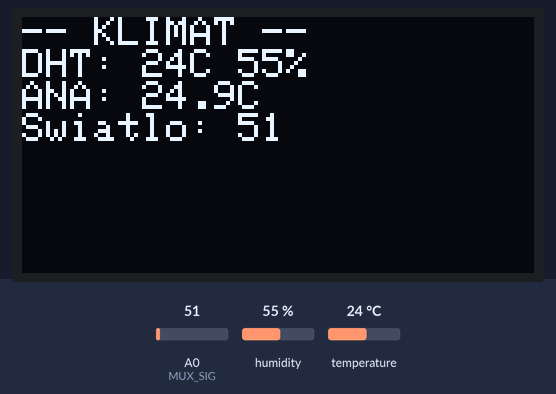
Simulated run of this sketch. Board: Arduino Uno, built with avr-gcc and run on an emulated ATmega328P. On the bench: 128×64 one-colour display. The inputs (shaded band) are chosen by the test bench; at power-on: A0 (MUX_SIG) = 51, humidity 55 %, temperature 24 °C.

Above: at 2.2 s.
2.3 s: A0 (MUX_SIG) set to 112
At 12.0 s:
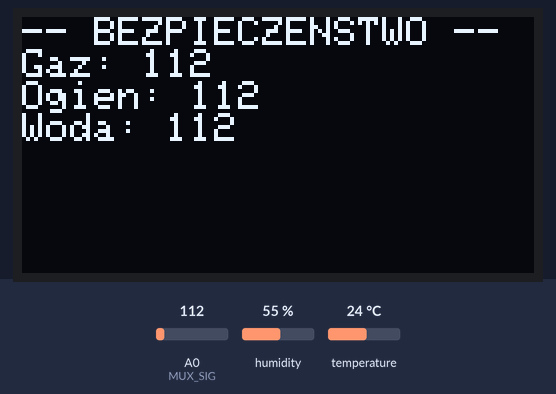
15.3 s: humidity set to 22 %
At 16.9 s:
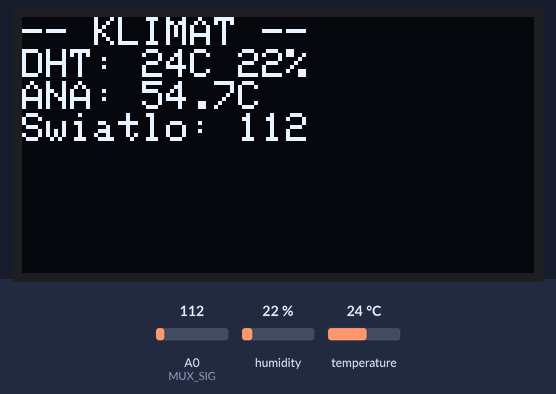
20.5 s: temperature set to 12 °C
At 24.8 s:
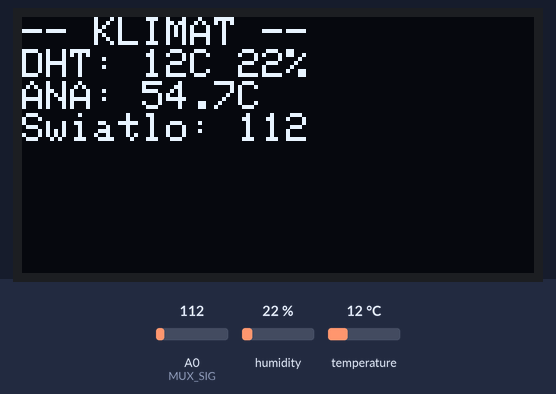
28.1 s: A0 (MUX_SIG) set to 86
At 34.7 s:
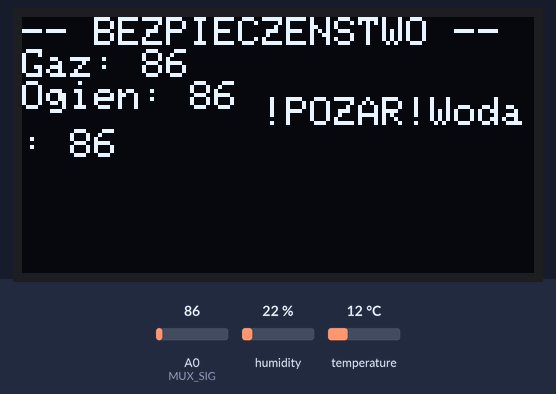
35.8 s: humidity set to 40 %
At 40.7 s:
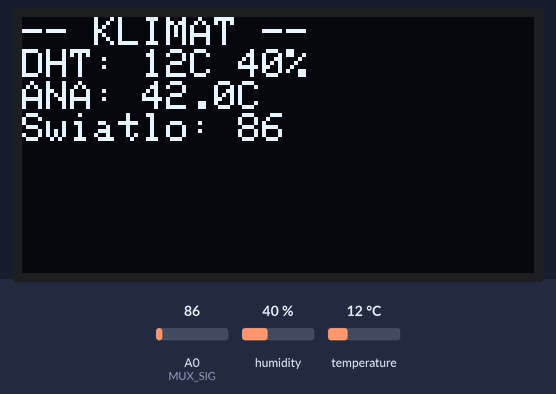
43.4 s: A0 (MUX_SIG) set to 71
At 47.4 s:
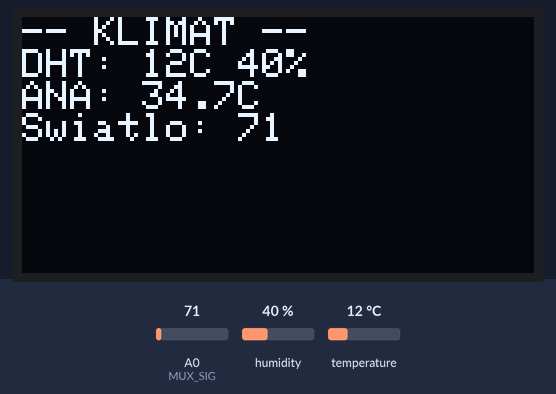
Timing chart, 0 to 48.9 s (numbered marks = the images above; inputs shaded):
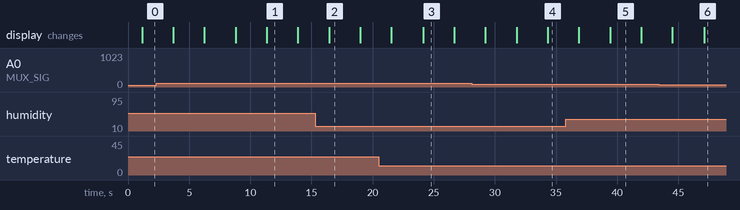

Measured:
- what the display in image 1 shows lasts 2.6 s, from 11.3 s to 13.9 s

The sketch:

Set2.ino
```cpp
#include <Wire.h>
#include <Adafruit_GFX.h>
#include <Adafruit_SSD1306.h>
#include "DHT.h"

#define SCREEN_WIDTH 128
#define SCREEN_HEIGHT 64
#define OLED_RESET    -1
Adafruit_SSD1306 display(SCREEN_WIDTH, SCREEN_HEIGHT, &Wire, OLED_RESET);

// --- PINY STERUJĄCE MULTIPLEKSEREM ---
#define MUX_S0 4
#define MUX_S1 5
#define MUX_S2 6
#define MUX_S3 7
#define MUX_SIG A0  // Wszystkie odczyty przyjdą tym jednym pinem!

// --- MAPA KANAŁÓW MULTIPLEKSERA (Gdzie co wpiąłeś) ---
#define CH_GAZ      0
#define CH_FOTO     1
#define CH_TEMP_AN  2
#define CH_WODA     3
#define CH_GLEBA    4
#define CH_OGIEN    5
#define CH_HALAS_1  6
#define CH_HALAS_2  7

// --- INNE PINY ---
#define DHTPIN 2
#define DHTTYPE DHT11
DHT dht(DHTPIN, DHTTYPE);

void setup() {
  Serial.begin(9600);

  // Konfiguracja pinów sterujących MUX
  pinMode(MUX_S0, OUTPUT);
  pinMode(MUX_S1, OUTPUT);
  pinMode(MUX_S2, OUTPUT);
  pinMode(MUX_S3, OUTPUT);

  dht.begin();

  if(!display.begin(SSD1306_SWITCHCAPVCC, 0x3C)) {
    Serial.println(F("Błąd OLED")); for(;;);
  }
  display.clearDisplay();
  display.setTextColor(SSD1306_WHITE);
  display.setTextSize(1);
  display.println(F("System MUX Start..."));
  display.display();
  delay(1000);
}

// --- FUNKCJA CZYTAJĄCA Z MULTIPLEKSERA ---
int readMux(int channel) {
  // Ustawienie 4 pinów cyfrowych w układ binarny kanału (0-15)
  digitalWrite(MUX_S0, (channel & 1));      // Bit 0
  digitalWrite(MUX_S1, (channel & 2) >> 1); // Bit 1
  digitalWrite(MUX_S2, (channel & 4) >> 2); // Bit 2
  digitalWrite(MUX_S3, (channel & 8) >> 3); // Bit 3

  delay(5); // Krótki czas na ustabilizowanie styku
  return analogRead(MUX_SIG); // Odczyt z A0
}

void loop() {
  // --- 1. ODCZYTY ---
  // DHT (bezpośrednio)
  float t_dht = dht.readTemperature();
  float h_dht = dht.readHumidity();

  // MUX (przez funkcję)
  int gaz = readMux(CH_GAZ);
  int swiatlo = readMux(CH_FOTO);
  // Dla LM35:
  float t_analog = (readMux(CH_TEMP_AN) * 5.0 / 1024.0) * 100;
  int woda = readMux(CH_WODA);
  int gleba = readMux(CH_GLEBA);
  int ogien = readMux(CH_OGIEN);
  int halas1 = readMux(CH_HALAS_1);
  int halas2 = readMux(CH_HALAS_2);

  // --- 2. WYŚWIETLANIE (Podział na 3 ekrany, bo dużo danych!) ---

  // EKRAN 1: Klimat
  display.clearDisplay();
  display.setCursor(0,0);
  display.println(F("-- KLIMAT --"));
  display.print(F("DHT: ")); display.print((int)t_dht); display.print(F("C "));
  display.print((int)h_dht); display.println(F("%"));
  display.print(F("ANA: ")); display.print(t_analog, 1); display.println(F("C"));
  display.print(F("Swiatlo: ")); display.println(swiatlo);
  display.display();
  delay(2500);

  // EKRAN 2: Bezpieczeństwo
  display.clearDisplay();
  display.setCursor(0,0);
  display.println(F("-- BEZPIECZENSTWO --"));

  display.print(F("Gaz: ")); display.println(gaz);
  if(gaz > 400) { display.setCursor(60, 10); display.print(F("!ALARM!")); }

  display.print(F("Ogien: ")); display.println(ogien);
  // Ogień analogowy: zazwyczaj < 100 to ogień
  if(ogien < 100) { display.setCursor(60, 20); display.print(F("!POZAR!")); }

  display.print(F("Woda: ")); display.println(woda);
  display.display();
  delay(2500);

  // EKRAN 3: Hałas i Gleba
  display.clearDisplay();
  display.setCursor(0,0);
  display.println(F("-- INNE --"));
  display.print(F("Gleba: ")); display.println(gleba);
  display.print(F("Mic 1: ")); display.println(halas1);
  display.print(F("Mic 2: ")); display.println(halas2);
  display.display();
  delay(2500);
}
```
